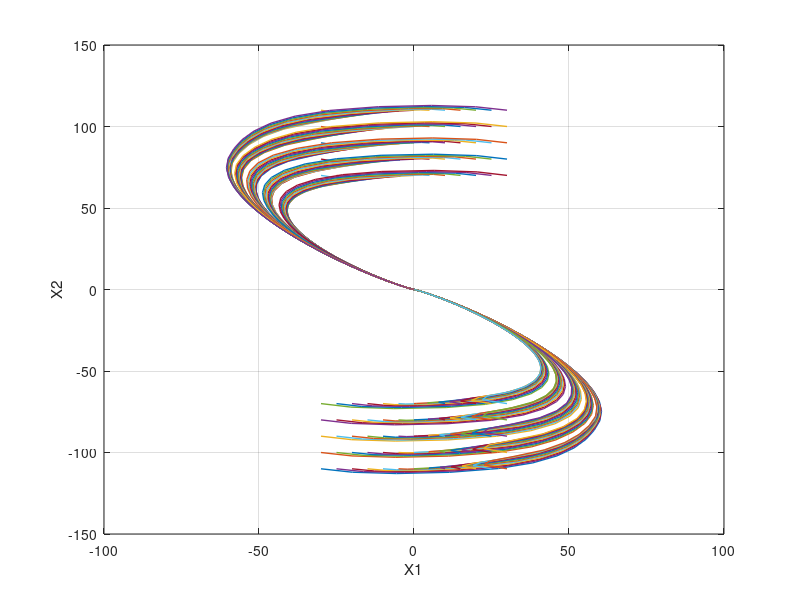

The MATLAB source for this figure:
clc;
clear;
close all;

%choose kp anc cp values
kp = 0.73661977;%0.35 %P_tack kp = 0.73661977
cp = 0.1;%0.35;       %P_tack cp = 0.1

%final time simulation
tF = 11;

%rudder constraints
rudMax = 1;
rudVel_cmd_s = 4;

%load numeric models
models = load('defaultIdentifiedModels');
%select which model you want to use
m = models.model1;

%steps
N = round(tF / m.Dt);

%rudder velocity in simulation time
rudVel = rudVel_cmd_s * m.Dt;

%state space sampling M_x0 = [x0_1, x0_2, etc]
yawRateSamples = deg2rad(-30 : 5 :30);
yawSamples = deg2rad([-110 : 10 : -70, 70 : 10 : 110]);

count = 1;
for yR = yawRateSamples
    for y = yawSamples
        M_x0(:,count) = [yR; y];
        count = count + 1;
    end
end

%for every initial conditions compute the system response
for k = 1 : size(M_x0,2)
    %state evolution
    x = zeros(2, N+1);
    x(:, 1) = M_x0(:,k);
    rudder = zeros(1,N+1);
    %rudder before tacking = 0
    rudder(1) = 0;
    
    for i = 2 : N+1
        rudder(i) = (kp / (1 + cp * abs(x(2,i-1)))) * x(2,i-1);
        %saturation
        if(abs(rudder(i)) > rudMax)
            rudder(i) = sign(rudder(i)) * rudMax;
        end
        %velocity limit
        if(abs(rudder(i) - rudder(i-1)) > rudVel)
            rudder(i) = rudder(i-1) + sign(rudder(i)) * rudVel;
        end
        %system evolution
        x(:, i) = m.A * x(:,i-1) + m.B * rudder(i-1);
    end
    
    %plots
    time = (0:N) .* m.Dt;
    if(k == 1)
        figure;
    else
        hold on;
    end
    
    lW = 1.0;
    
    plot(rad2deg(x(1,:)), rad2deg(x(2,:)), 'LineWidth', lW);
end

xlabel('X1');
ylabel('X2');
grid on;
%xlim([time(1) time(end)]);
